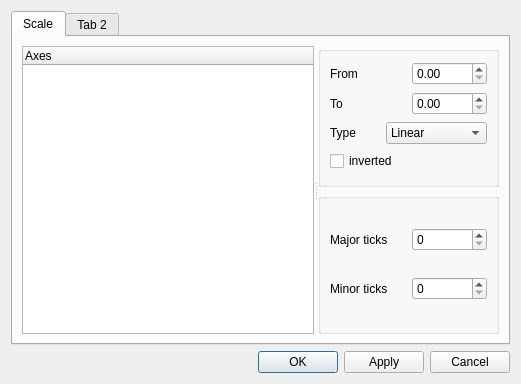
<?xml version="1.0" encoding="UTF-8"?>
<ui version="4.0">
 <class>Axis2DPropertiesDialog</class>
 <widget class="QDialog" name="Axis2DPropertiesDialog">
  <property name="geometry">
   <rect>
    <x>0</x>
    <y>0</y>
    <width>521</width>
    <height>384</height>
   </rect>
  </property>
  <property name="windowTitle">
   <string>Dialog</string>
  </property>
  <layout class="QVBoxLayout" name="verticalLayout_4">
   <item>
    <widget class="QTabWidget" name="tabWidget">
     <widget class="QWidget" name="scale">
      <attribute name="title">
       <string>Scale</string>
      </attribute>
      <layout class="QGridLayout" name="gridLayout_2">
       <item row="0" column="0">
        <widget class="QSplitter" name="splitter">
         <property name="orientation">
          <enum>Qt::Horizontal</enum>
         </property>
         <widget class="QTreeWidget" name="axisTreeWidget">
          <column>
           <property name="text">
            <string>Axes</string>
           </property>
          </column>
         </widget>
         <widget class="QWidget" name="">
          <layout class="QVBoxLayout" name="verticalLayout">
           <item>
            <widget class="QGroupBox" name="groupBox">
             <property name="title">
              <string/>
             </property>
             <layout class="QVBoxLayout" name="verticalLayout_2">
              <item>
               <layout class="QHBoxLayout" name="horizontalLayout_2">
                <item>
                 <widget class="QLabel" name="axisFromLabel">
                  <property name="text">
                   <string>From</string>
                  </property>
                 </widget>
                </item>
                <item>
                 <widget class="QDoubleSpinBox" name="axisFromDoubleSpinBox"/>
                </item>
               </layout>
              </item>
              <item>
               <layout class="QHBoxLayout" name="horizontalLayout_3">
                <item>
                 <widget class="QLabel" name="axisToLabel">
                  <property name="text">
                   <string>To</string>
                  </property>
                 </widget>
                </item>
                <item>
                 <widget class="QDoubleSpinBox" name="axisToDoubleSpinBox"/>
                </item>
               </layout>
              </item>
              <item>
               <layout class="QHBoxLayout" name="horizontalLayout_4">
                <item>
                 <widget class="QLabel" name="axisTypeLabel">
                  <property name="text">
                   <string>Type</string>
                  </property>
                 </widget>
                </item>
                <item>
                 <widget class="QComboBox" name="axisTypeComboBox">
                  <item>
                   <property name="text">
                    <string>Linear</string>
                   </property>
                  </item>
                  <item>
                   <property name="text">
                    <string>Logarithemic</string>
                   </property>
                  </item>
                 </widget>
                </item>
               </layout>
              </item>
              <item>
               <widget class="QCheckBox" name="axisInvertedCheckBox">
                <property name="text">
                 <string>inverted</string>
                </property>
               </widget>
              </item>
             </layout>
            </widget>
           </item>
           <item>
            <widget class="QGroupBox" name="groupBox_2">
             <property name="title">
              <string/>
             </property>
             <layout class="QVBoxLayout" name="verticalLayout_3">
              <item>
               <layout class="QHBoxLayout" name="horizontalLayout_5">
                <item>
                 <widget class="QLabel" name="majorTicksLabel">
                  <property name="text">
                   <string>Major ticks</string>
                  </property>
                 </widget>
                </item>
                <item>
                 <widget class="QSpinBox" name="majorTicksSpinBox"/>
                </item>
               </layout>
              </item>
              <item>
               <layout class="QHBoxLayout" name="horizontalLayout_6">
                <item>
                 <widget class="QLabel" name="minorTicksLabel">
                  <property name="text">
                   <string>Minor ticks</string>
                  </property>
                 </widget>
                </item>
                <item>
                 <widget class="QSpinBox" name="minorTicksSpinBox"/>
                </item>
               </layout>
              </item>
             </layout>
            </widget>
           </item>
          </layout>
         </widget>
        </widget>
       </item>
      </layout>
     </widget>
     <widget class="QWidget" name="tab_2">
      <attribute name="title">
       <string>Tab 2</string>
      </attribute>
     </widget>
    </widget>
   </item>
   <item>
    <layout class="QHBoxLayout" name="horizontalLayout">
     <item>
      <spacer name="horizontalSpacer">
       <property name="orientation">
        <enum>Qt::Horizontal</enum>
       </property>
       <property name="sizeHint" stdset="0">
        <size>
         <width>40</width>
         <height>20</height>
        </size>
       </property>
      </spacer>
     </item>
     <item>
      <widget class="QPushButton" name="okPushButton">
       <property name="text">
        <string>OK</string>
       </property>
      </widget>
     </item>
     <item>
      <widget class="QPushButton" name="applyPushButton">
       <property name="text">
        <string>Apply</string>
       </property>
      </widget>
     </item>
     <item>
      <widget class="QPushButton" name="cancelPushButton">
       <property name="text">
        <string>Cancel</string>
       </property>
      </widget>
     </item>
    </layout>
   </item>
  </layout>
 </widget>
 <resources/>
 <connections/>
</ui>
